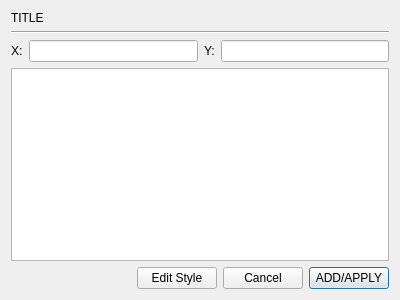
<?xml version="1.0" encoding="UTF-8"?>
<ui version="4.0">
 <class>DLGEditorText</class>
 <widget class="QDialog" name="DLGEditorText">
  <property name="geometry">
   <rect>
    <x>0</x>
    <y>0</y>
    <width>400</width>
    <height>300</height>
   </rect>
  </property>
  <property name="windowTitle">
   <string>Dialog</string>
  </property>
  <layout class="QVBoxLayout" name="verticalLayout">
   <item>
    <widget class="QLabel" name="lblTitle">
     <property name="text">
      <string>TITLE</string>
     </property>
    </widget>
   </item>
   <item>
    <widget class="Line" name="line">
     <property name="orientation">
      <enum>Qt::Horizontal</enum>
     </property>
    </widget>
   </item>
   <item>
    <layout class="QHBoxLayout" name="horizontalLayout_2">
     <item>
      <widget class="QLabel" name="label">
       <property name="text">
        <string>X:</string>
       </property>
      </widget>
     </item>
     <item>
      <widget class="QLineEdit" name="leX"/>
     </item>
     <item>
      <widget class="QLabel" name="label_2">
       <property name="text">
        <string>Y:</string>
       </property>
      </widget>
     </item>
     <item>
      <widget class="QLineEdit" name="leY"/>
     </item>
    </layout>
   </item>
   <item>
    <widget class="QPlainTextEdit" name="txtEdit"/>
   </item>
   <item>
    <layout class="QHBoxLayout" name="horizontalLayout">
     <item>
      <spacer name="horizontalSpacer">
       <property name="orientation">
        <enum>Qt::Horizontal</enum>
       </property>
       <property name="sizeHint" stdset="0">
        <size>
         <width>48</width>
         <height>20</height>
        </size>
       </property>
      </spacer>
     </item>
     <item>
      <widget class="QPushButton" name="btEditStyle">
       <property name="text">
        <string>Edit Style</string>
       </property>
       <property name="autoDefault">
        <bool>false</bool>
       </property>
      </widget>
     </item>
     <item>
      <widget class="QPushButton" name="btCancel">
       <property name="text">
        <string>Cancel</string>
       </property>
       <property name="autoDefault">
        <bool>false</bool>
       </property>
      </widget>
     </item>
     <item>
      <widget class="QPushButton" name="btSubmit">
       <property name="text">
        <string>ADD/APPLY</string>
       </property>
      </widget>
     </item>
    </layout>
   </item>
  </layout>
 </widget>
 <resources/>
 <connections/>
</ui>
